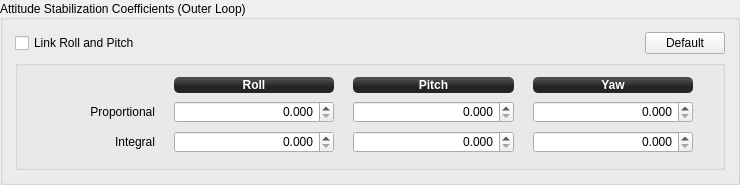
            <widget class="QGroupBox" name="RateStabilizationGroup_4">
             <property name="sizePolicy">
              <sizepolicy hsizetype="Preferred" vsizetype="Fixed">
               <horstretch>0</horstretch>
               <verstretch>0</verstretch>
              </sizepolicy>
             </property>
             <property name="minimumSize">
              <size>
               <width>0</width>
               <height>0</height>
              </size>
             </property>
             <property name="maximumSize">
              <size>
               <width>16777215</width>
               <height>16777215</height>
              </size>
             </property>
             <property name="autoFillBackground">
              <bool>false</bool>
             </property>
             <property name="title">
              <string>Attitude Stabilization Coefficients (Outer Loop)</string>
             </property>
             <property name="alignment">
              <set>Qt::AlignLeading|Qt::AlignLeft|Qt::AlignVCenter</set>
             </property>
             <property name="flat">
              <bool>false</bool>
             </property>
             <layout class="QGridLayout" name="gridLayout_17">
              <property name="leftMargin">
               <number>12</number>
              </property>
              <property name="topMargin">
               <number>12</number>
              </property>
              <property name="rightMargin">
               <number>12</number>
              </property>
              <property name="bottomMargin">
               <number>12</number>
              </property>
              <property name="horizontalSpacing">
               <number>4</number>
              </property>
              <item row="0" column="0">
               <widget class="QCheckBox" name="checkBox_2">
                <property name="styleSheet">
                 <string notr="true"/>
                </property>
                <property name="text">
                 <string>Link Roll and Pitch</string>
                </property>
               </widget>
              </item>
              <item row="0" column="1">
               <spacer name="horizontalSpacer_7">
                <property name="orientation">
                 <enum>Qt::Horizontal</enum>
                </property>
                <property name="sizeHint" stdset="0">
                 <size>
                  <width>497</width>
                  <height>20</height>
                 </size>
                </property>
               </spacer>
              </item>
              <item row="0" column="2">
               <widget class="QPushButton" name="pushButton_2">
                <property name="sizePolicy">
                 <sizepolicy hsizetype="Fixed" vsizetype="Fixed">
                  <horstretch>0</horstretch>
                  <verstretch>0</verstretch>
                 </sizepolicy>
                </property>
                <property name="minimumSize">
                 <size>
                  <width>0</width>
                  <height>0</height>
                 </size>
                </property>
                <property name="maximumSize">
                 <size>
                  <width>16777215</width>
                  <height>16777215</height>
                 </size>
                </property>
                <property name="toolTip">
                 <string>Reset all values to GCS defaults</string>
                </property>
                <property name="styleSheet">
                 <string notr="true"/>
                </property>
                <property name="text">
                 <string>Default</string>
                </property>
                <property name="objrelation" stdset="0">
                 <stringlist>
                  <string>objname:StabilizationSettings</string>
                  <string>button:default</string>
                  <string>buttongroup:5</string>
                 </stringlist>
                </property>
               </widget>
              </item>
              <item row="1" column="0" colspan="3">
               <widget class="QGroupBox" name="RateStabilizationGroup_5">
                <property name="sizePolicy">
                 <sizepolicy hsizetype="Preferred" vsizetype="Fixed">
                  <horstretch>0</horstretch>
                  <verstretch>0</verstretch>
                 </sizepolicy>
                </property>
                <property name="minimumSize">
                 <size>
                  <width>0</width>
                  <height>110</height>
                 </size>
                </property>
                <property name="autoFillBackground">
                 <bool>false</bool>
                </property>
                <property name="styleSheet">
                 <string notr="true"/>
                </property>
                <property name="title">
                 <string/>
                </property>
                <property name="flat">
                 <bool>true</bool>
                </property>
                <layout class="QGridLayout" name="gridLayout_2" columnstretch="0,0,1,0,1,0,1,0">
                 <property name="leftMargin">
                  <number>0</number>
                 </property>
                 <item row="0" column="0">
                  <spacer name="horizontalSpacer_8">
                   <property name="orientation">
                    <enum>Qt::Horizontal</enum>
                   </property>
                   <property name="sizeType">
                    <enum>QSizePolicy::Fixed</enum>
                   </property>
                   <property name="sizeHint" stdset="0">
                    <size>
                     <width>137</width>
                     <height>13</height>
                    </size>
                   </property>
                  </spacer>
                 </item>
                 <item row="0" column="2">
                  <widget class="QLabel" name="label_27">
                   <property name="sizePolicy">
                    <sizepolicy hsizetype="Preferred" vsizetype="Fixed">
                     <horstretch>0</horstretch>
                     <verstretch>0</verstretch>
                    </sizepolicy>
                   </property>
                   <property name="minimumSize">
                    <size>
                     <width>0</width>
                     <height>16</height>
                    </size>
                   </property>
                   <property name="font">
                    <font>
                     <weight>75</weight>
                     <bold>true</bold>
                    </font>
                   </property>
                   <property name="autoFillBackground">
                    <bool>false</bool>
                   </property>
                   <property name="styleSheet">
                    <string notr="true">background-color: qlineargradient(spread:reflect, x1:0.507, y1:0, x2:0.507, y2:0.772, stop:0.208955 rgba(74, 74, 74, 255), stop:0.78607 rgba(36, 36, 36, 255));
color: rgb(255, 255, 255);
border-radius: 5;</string>
                   </property>
                   <property name="text">
                    <string>Roll</string>
                   </property>
                   <property name="alignment">
                    <set>Qt::AlignCenter</set>
                   </property>
                  </widget>
                 </item>
                 <item row="0" column="4">
                  <widget class="QLabel" name="label_28">
                   <property name="sizePolicy">
                    <sizepolicy hsizetype="Preferred" vsizetype="Fixed">
                     <horstretch>0</horstretch>
                     <verstretch>0</verstretch>
                    </sizepolicy>
                   </property>
                   <property name="minimumSize">
                    <size>
                     <width>0</width>
                     <height>16</height>
                    </size>
                   </property>
                   <property name="font">
                    <font>
                     <weight>75</weight>
                     <bold>true</bold>
                    </font>
                   </property>
                   <property name="autoFillBackground">
                    <bool>false</bool>
                   </property>
                   <property name="styleSheet">
                    <string notr="true">background-color: qlineargradient(spread:reflect, x1:0.507, y1:0, x2:0.507, y2:0.772, stop:0.208955 rgba(74, 74, 74, 255), stop:0.78607 rgba(36, 36, 36, 255));
color: rgb(255, 255, 255);
border-radius: 5;</string>
                   </property>
                   <property name="text">
                    <string>Pitch</string>
                   </property>
                   <property name="alignment">
                    <set>Qt::AlignCenter</set>
                   </property>
                  </widget>
                 </item>
                 <item row="0" column="6">
                  <widget class="QLabel" name="label_29">
                   <property name="sizePolicy">
                    <sizepolicy hsizetype="Preferred" vsizetype="Fixed">
                     <horstretch>0</horstretch>
                     <verstretch>0</verstretch>
                    </sizepolicy>
                   </property>
                   <property name="minimumSize">
                    <size>
                     <width>0</width>
                     <height>16</height>
                    </size>
                   </property>
                   <property name="font">
                    <font>
                     <weight>75</weight>
                     <bold>true</bold>
                    </font>
                   </property>
                   <property name="autoFillBackground">
                    <bool>false</bool>
                   </property>
                   <property name="styleSheet">
                    <string notr="true">background-color: qlineargradient(spread:reflect, x1:0.507, y1:0, x2:0.507, y2:0.772, stop:0.208955 rgba(74, 74, 74, 255), stop:0.78607 rgba(36, 36, 36, 255));
color: rgb(255, 255, 255);
border-radius: 5;</string>
                   </property>
                   <property name="text">
                    <string>Yaw</string>
                   </property>
                   <property name="alignment">
                    <set>Qt::AlignCenter</set>
                   </property>
                  </widget>
                 </item>
                 <item row="1" column="0">
                  <widget class="QLabel" name="label_31">
                   <property name="sizePolicy">
                    <sizepolicy hsizetype="Preferred" vsizetype="Fixed">
                     <horstretch>0</horstretch>
                     <verstretch>0</verstretch>
                    </sizepolicy>
                   </property>
                   <property name="minimumSize">
                    <size>
                     <width>69</width>
                     <height>16</height>
                    </size>
                   </property>
                   <property name="styleSheet">
                    <string notr="true"/>
                   </property>
                   <property name="text">
                    <string>Proportional</string>
                   </property>
                   <property name="alignment">
                    <set>Qt::AlignRight|Qt::AlignTrailing|Qt::AlignVCenter</set>
                   </property>
                  </widget>
                 </item>
                 <item row="1" column="2">
                  <widget class="QDoubleSpinBox" name="AttitudeRollKp">
                   <property name="sizePolicy">
                    <sizepolicy hsizetype="Preferred" vsizetype="Fixed">
                     <horstretch>0</horstretch>
                     <verstretch>0</verstretch>
                    </sizepolicy>
                   </property>
                   <property name="minimumSize">
                    <size>
                     <width>0</width>
                     <height>22</height>
                    </size>
                   </property>
                   <property name="maximumSize">
                    <size>
                     <width>16777215</width>
                     <height>22</height>
                    </size>
                   </property>
                   <property name="focusPolicy">
                    <enum>Qt::StrongFocus</enum>
                   </property>
                   <property name="toolTip">
                    <string/>
                   </property>
                   <property name="styleSheet">
                    <string notr="true"/>
                   </property>
                   <property name="alignment">
                    <set>Qt::AlignRight|Qt::AlignTrailing|Qt::AlignVCenter</set>
                   </property>
                   <property name="decimals">
                    <number>3</number>
                   </property>
                   <property name="singleStep">
                    <double>0.100000000000000</double>
                   </property>
                   <property name="objrelation" stdset="0">
                    <stringlist>
                     <string>objname:StabilizationSettings</string>
                     <string>fieldname:RollPI</string>
                     <string>element:Kp</string>
                     <string>haslimits:no</string>
                     <string>scale:1</string>
                     <string>buttongroup:5,20</string>
                    </stringlist>
                   </property>
                  </widget>
                 </item>
                 <item row="1" column="4">
                  <widget class="QDoubleSpinBox" name="AttitudePitchKp_2">
                   <property name="sizePolicy">
                    <sizepolicy hsizetype="Preferred" vsizetype="Fixed">
                     <horstretch>0</horstretch>
                     <verstretch>0</verstretch>
                    </sizepolicy>
                   </property>
                   <property name="minimumSize">
                    <size>
                     <width>0</width>
                     <height>22</height>
                    </size>
                   </property>
                   <property name="maximumSize">
                    <size>
                     <width>16777215</width>
                     <height>22</height>
                    </size>
                   </property>
                   <property name="focusPolicy">
                    <enum>Qt::StrongFocus</enum>
                   </property>
                   <property name="styleSheet">
                    <string notr="true"/>
                   </property>
                   <property name="alignment">
                    <set>Qt::AlignRight|Qt::AlignTrailing|Qt::AlignVCenter</set>
                   </property>
                   <property name="decimals">
                    <number>3</number>
                   </property>
                   <property name="singleStep">
                    <double>0.100000000000000</double>
                   </property>
                   <property name="objrelation" stdset="0">
                    <stringlist>
                     <string>objname:StabilizationSettings</string>
                     <string>fieldname:PitchPI</string>
                     <string>element:Kp</string>
                     <string>haslimits:no</string>
                     <string>scale:1</string>
                     <string>buttongroup:5,20</string>
                    </stringlist>
                   </property>
                  </widget>
                 </item>
                 <item row="1" column="6">
                  <widget class="QDoubleSpinBox" name="AttitudeYawKp">
                   <property name="sizePolicy">
                    <sizepolicy hsizetype="Preferred" vsizetype="Fixed">
                     <horstretch>0</horstretch>
                     <verstretch>0</verstretch>
                    </sizepolicy>
                   </property>
                   <property name="minimumSize">
                    <size>
                     <width>0</width>
                     <height>22</height>
                    </size>
                   </property>
                   <property name="maximumSize">
                    <size>
                     <width>16777215</width>
                     <height>22</height>
                    </size>
                   </property>
                   <property name="focusPolicy">
                    <enum>Qt::StrongFocus</enum>
                   </property>
                   <property name="toolTip">
                    <string/>
                   </property>
                   <property name="styleSheet">
                    <string notr="true"/>
                   </property>
                   <property name="alignment">
                    <set>Qt::AlignRight|Qt::AlignTrailing|Qt::AlignVCenter</set>
                   </property>
                   <property name="decimals">
                    <number>3</number>
                   </property>
                   <property name="singleStep">
                    <double>0.100000000000000</double>
                   </property>
                   <property name="objrelation" stdset="0">
                    <stringlist>
                     <string>objname:StabilizationSettings</string>
                     <string>fieldname:YawPI</string>
                     <string>element:Kp</string>
                     <string>haslimits:no</string>
                     <string>scale:1</string>
                     <string>buttongroup:5,20</string>
                    </stringlist>
                   </property>
                  </widget>
                 </item>
                 <item row="2" column="0">
                  <widget class="QLabel" name="label_32">
                   <property name="sizePolicy">
                    <sizepolicy hsizetype="Preferred" vsizetype="Preferred">
                     <horstretch>0</horstretch>
                     <verstretch>0</verstretch>
                    </sizepolicy>
                   </property>
                   <property name="styleSheet">
                    <string notr="true"/>
                   </property>
                   <property name="text">
                    <string>Integral</string>
                   </property>
                   <property name="alignment">
                    <set>Qt::AlignRight|Qt::AlignTrailing|Qt::AlignVCenter</set>
                   </property>
                  </widget>
                 </item>
                 <item row="2" column="1">
                  <spacer name="horizontalSpacer_9">
                   <property name="orientation">
                    <enum>Qt::Horizontal</enum>
                   </property>
                   <property name="sizeType">
                    <enum>QSizePolicy::Fixed</enum>
                   </property>
                   <property name="sizeHint" stdset="0">
                    <size>
                     <width>13</width>
                     <height>13</height>
                    </size>
                   </property>
                  </spacer>
                 </item>
                 <item row="2" column="2">
                  <widget class="QDoubleSpinBox" name="AttitudeRollKi">
                   <property name="sizePolicy">
                    <sizepolicy hsizetype="Preferred" vsizetype="Fixed">
                     <horstretch>0</horstretch>
                     <verstretch>0</verstretch>
                    </sizepolicy>
                   </property>
                   <property name="minimumSize">
                    <size>
                     <width>0</width>
                     <height>22</height>
                    </size>
                   </property>
                   <property name="maximumSize">
                    <size>
                     <width>16777215</width>
                     <height>22</height>
                    </size>
                   </property>
                   <property name="focusPolicy">
                    <enum>Qt::StrongFocus</enum>
                   </property>
                   <property name="toolTip">
                    <string/>
                   </property>
                   <property name="styleSheet">
                    <string notr="true"/>
                   </property>
                   <property name="alignment">
                    <set>Qt::AlignRight|Qt::AlignTrailing|Qt::AlignVCenter</set>
                   </property>
                   <property name="decimals">
                    <number>3</number>
                   </property>
                   <property name="singleStep">
                    <double>0.100000000000000</double>
                   </property>
                   <property name="objrelation" stdset="0">
                    <stringlist>
                     <string>objname:StabilizationSettings</string>
                     <string>fieldname:RollPI</string>
                     <string>element:Ki</string>
                     <string>haslimits:no</string>
                     <string>scale:1</string>
                     <string>buttongroup:5,20</string>
                    </stringlist>
                   </property>
                  </widget>
                 </item>
                 <item row="2" column="3">
                  <spacer name="horizontalSpacer_10">
                   <property name="orientation">
                    <enum>Qt::Horizontal</enum>
                   </property>
                   <property name="sizeType">
                    <enum>QSizePolicy::Fixed</enum>
                   </property>
                   <property name="sizeHint" stdset="0">
                    <size>
                     <width>13</width>
                     <height>13</height>
                    </size>
                   </property>
                  </spacer>
                 </item>
                 <item row="2" column="4">
                  <widget class="QDoubleSpinBox" name="AttitudePitchKi_2">
                   <property name="sizePolicy">
                    <sizepolicy hsizetype="Preferred" vsizetype="Fixed">
                     <horstretch>0</horstretch>
                     <verstretch>0</verstretch>
                    </sizepolicy>
                   </property>
                   <property name="minimumSize">
                    <size>
                     <width>0</width>
                     <height>22</height>
                    </size>
                   </property>
                   <property name="maximumSize">
                    <size>
                     <width>16777215</width>
                     <height>22</height>
                    </size>
                   </property>
                   <property name="focusPolicy">
                    <enum>Qt::StrongFocus</enum>
                   </property>
                   <property name="styleSheet">
                    <string notr="true"/>
                   </property>
                   <property name="alignment">
                    <set>Qt::AlignRight|Qt::AlignTrailing|Qt::AlignVCenter</set>
                   </property>
                   <property name="decimals">
                    <number>3</number>
                   </property>
                   <property name="singleStep">
                    <double>0.100000000000000</double>
                   </property>
                   <property name="objrelation" stdset="0">
                    <stringlist>
                     <string>objname:StabilizationSettings</string>
                     <string>fieldname:PitchPI</string>
                     <string>element:Ki</string>
                     <string>haslimits:no</string>
                     <string>scale:1</string>
                     <string>buttongroup:5,20</string>
                    </stringlist>
                   </property>
                  </widget>
                 </item>
                 <item row="2" column="5">
                  <spacer name="horizontalSpacer_11">
                   <property name="orientation">
                    <enum>Qt::Horizontal</enum>
                   </property>
                   <property name="sizeType">
                    <enum>QSizePolicy::Fixed</enum>
                   </property>
                   <property name="sizeHint" stdset="0">
                    <size>
                     <width>13</width>
                     <height>13</height>
                    </size>
                   </property>
                  </spacer>
                 </item>
                 <item row="2" column="6">
                  <widget class="QDoubleSpinBox" name="AttitudeYawKi">
                   <property name="sizePolicy">
                    <sizepolicy hsizetype="Preferred" vsizetype="Fixed">
                     <horstretch>0</horstretch>
                     <verstretch>0</verstretch>
                    </sizepolicy>
                   </property>
                   <property name="minimumSize">
                    <size>
                     <width>0</width>
                     <height>22</height>
                    </size>
                   </property>
                   <property name="maximumSize">
                    <size>
                     <width>16777215</width>
                     <height>22</height>
                    </size>
                   </property>
                   <property name="focusPolicy">
                    <enum>Qt::StrongFocus</enum>
                   </property>
                   <property name="toolTip">
                    <string/>
                   </property>
                   <property name="styleSheet">
                    <string notr="true"/>
                   </property>
                   <property name="alignment">
                    <set>Qt::AlignRight|Qt::AlignTrailing|Qt::AlignVCenter</set>
                   </property>
                   <property name="decimals">
                    <number>3</number>
                   </property>
                   <property name="singleStep">
                    <double>0.100000000000000</double>
                   </property>
                   <property name="objrelation" stdset="0">
                    <stringlist>
                     <string>objname:StabilizationSettings</string>
                     <string>fieldname:YawPI</string>
                     <string>element:Ki</string>
                     <string>haslimits:no</string>
                     <string>scale:1</string>
                     <string>buttongroup:5,20</string>
                    </stringlist>
                   </property>
                  </widget>
                 </item>
                 <item row="1" column="7">
                  <spacer name="horizontalSpacer_22">
                   <property name="orientation">
                    <enum>Qt::Horizontal</enum>
                   </property>
                   <property name="sizeHint" stdset="0">
                    <size>
                     <width>20</width>
                     <height>20</height>
                    </size>
                   </property>
                  </spacer>
                 </item>
                </layout>
               </widget>
              </item>
             </layout>
            </widget>
